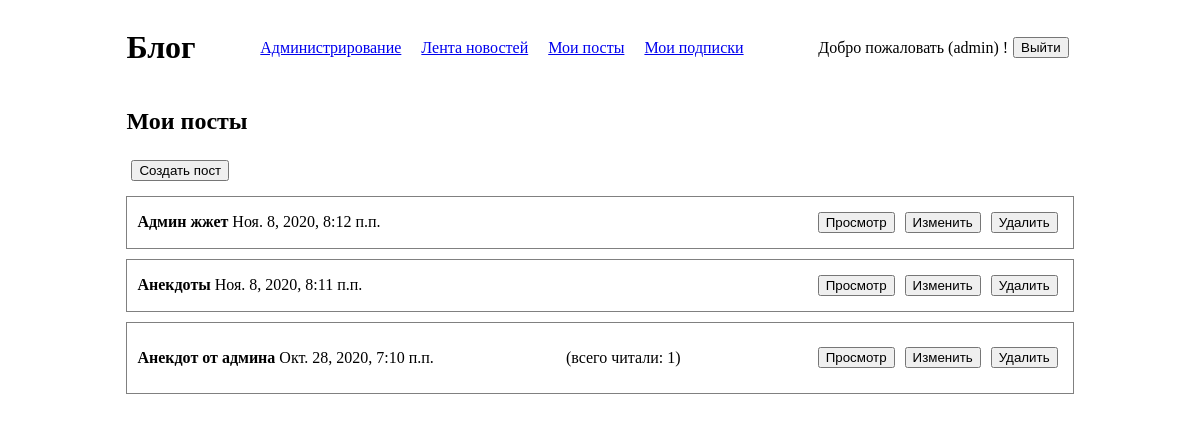
/posts/list/ (signed in), run on an earlier commit of the app's database.
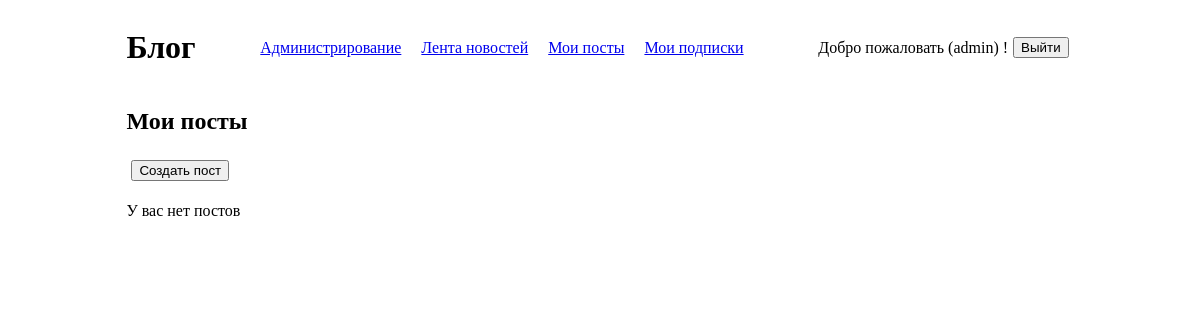
And on a later commit of the database.
### posts/models.py (models this page shows, shortened)
class Post(models.Model):
    author = models.ForeignKey(
        User,
        on_delete=models.CASCADE,
        verbose_name='Автор')
    title = models.CharField('Заголовок', max_length=150)
    content = models.TextField('Текст', max_length=10000)
    date = models.DateTimeField('Дата публикации', auto_now_add=True)
    users_read = models.ManyToManyField(
        User,
        related_name='post_read',
        blank=True,
        verbose_name='Пост читали')
    class Meta:
        ordering = ['-date']
        verbose_name = ('Пост пользователя')
        verbose_name_plural = ('Посты пользователей')

### posts/views.py (the view)
# urls.py: path('list/', PostListView.as_view(), name='list'),
class PostListView(LoginRequiredMixin, ListView):
    model = Post
    template_name = 'posts/list.html'
    context_object_name = 'posts'
    def get_queryset(self):
        qs = super().get_queryset()
        return qs.filter(author=self.request.user)

### templates/posts/list.html
{% extends 'user/main.html' %}
{% block content %}
	<h2>Мои посты</h2>
	<form action="{% url 'posts:create' %}">
		<button type="submit">Создать пост</button>
	</form>
	{% if posts %}
		{% for post in posts %}
		<div class="post">
			<div class="post_info">
				<b>{{ post.title }}</b>
				{{ post.date }}
			</div>
			{% if post.users_read.count %}
				<p>(всего читали: {{ post.users_read.count }})</p>
			{% endif %}
			<div class="button_block">
				<form action="{% url 'posts:detail' pk=post.pk %}">
					<button type="submit">Просмотр</button>
				</form>
				<form action="{% url 'posts:update' pk=post.pk %}">
					<button type="submit">Изменить</button>
				</form>
				<form action="{% url 'posts:delete' pk=post.pk %}">
					<button type="submit">Удалить</button>
				</form>
			</div>
		</div>
		{% endfor %}
	{% else %}
		<p>У вас нет постов</p>
	{% endif %}
{% endblock %}

### templates/user/main.html (shortened to what this page needs)
{% load static %}
<!doctype html>
<html lang="en">
  <head>
  	<link href="{% static 'css/style.css' %}" rel="stylesheet">
  </head>
  <body>
    {% include 'user/navbar.html' %}
    <div class="container">
      {% block content %}
      {% endblock content %}
    </div>
  </body>
</html>

### templates/user/navbar.html
<div class="container">
	<div class="navbar">
		<div class="navbar-logo">
			<h1>Блог</h1>
		</div>
		<div class="navbar-block">
			{% if user.is_superuser or user.is_staff %}
			<a href="{% url 'admin:index' %}">Администрирование</a>
			{% endif %}
			{% if user.is_authenticated %}
			<a href="{% url 'subscribers:news' %}">Лента новостей</a>
			<a href="{% url 'posts:list' %}">Мои посты</a>
			<a href="{% url 'subscribers:list' %}">Мои подписки</a>
			{% endif %}
		</div>
		<div class="navbar-block">
			{% if user.is_authenticated %}
				<p>Добро пожаловать ({{ user.username }}) !</p>
				<form action="{% url 'user:logout' %}">
					<button type="submit">Выйти</button>
				</form>
			{% else %}
				<a href="{% url 'user:login' %}">Вход</a>
			{% endif %}
		</div>
	</div>
</div>

### static/css/style.css (style rules this page uses)
button { margin: 5px; }
.container { width: 80%; margin: auto; height: auto; }
.navbar-logo { margin-right: 10px; }
.navbar { display: flex; align-items: center; justify-content: space-between; flex-wrap: wrap; }
.navbar-block { display: flex; align-items: center; justify-content: space-between; flex-wrap: wrap; }
.navbar-block a { margin-right: 20px; }

What changed in the data, as far as the page shows it:
removed Post: title "Админ жжет", date "Ноя. 8, 2020, 8:12 п.п."
removed Post: title "Анекдоты", date "Ноя. 8, 2020, 8:11 п.п."
removed Post: title "Анекдот от админа", date "Окт. 28, 2020, 7:10 п.п.", users_read.count "1"
Also different on the page:
text now shown: "У вас нет постов"
